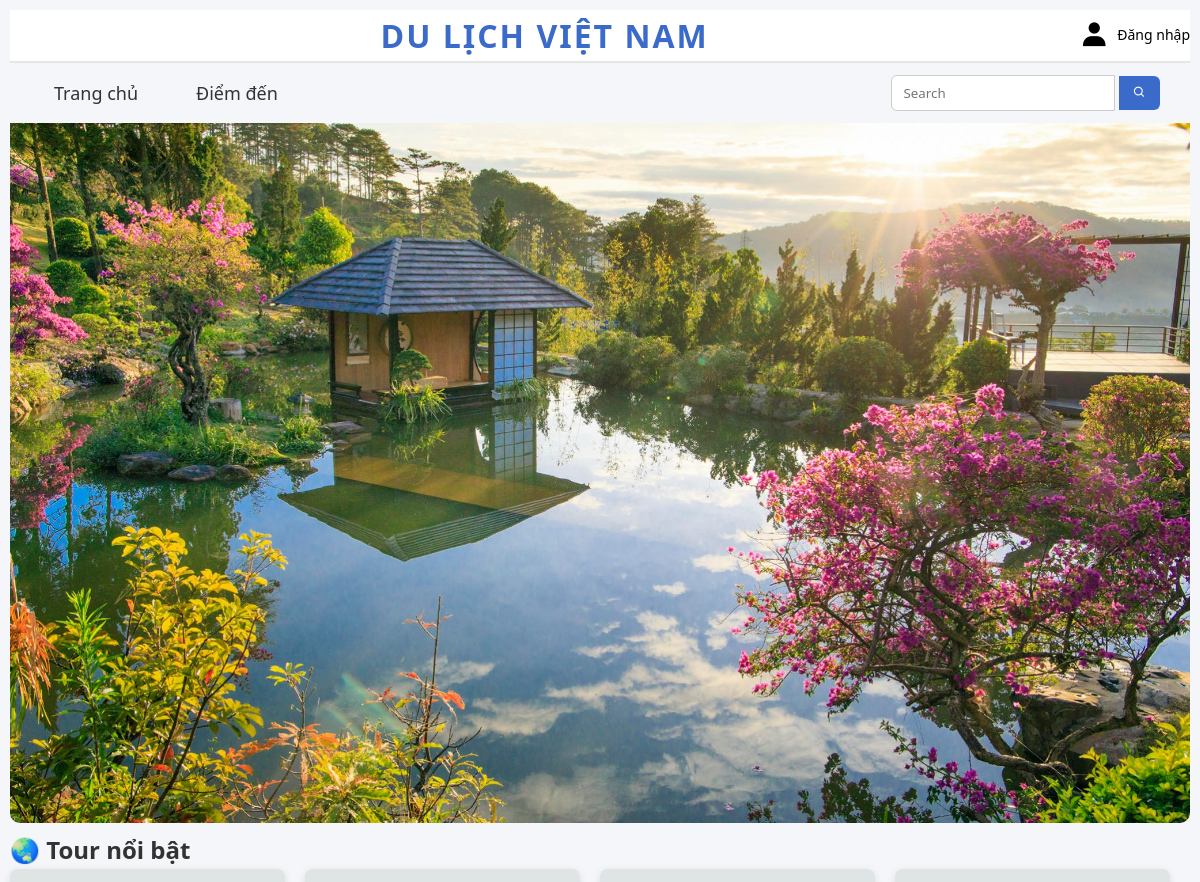
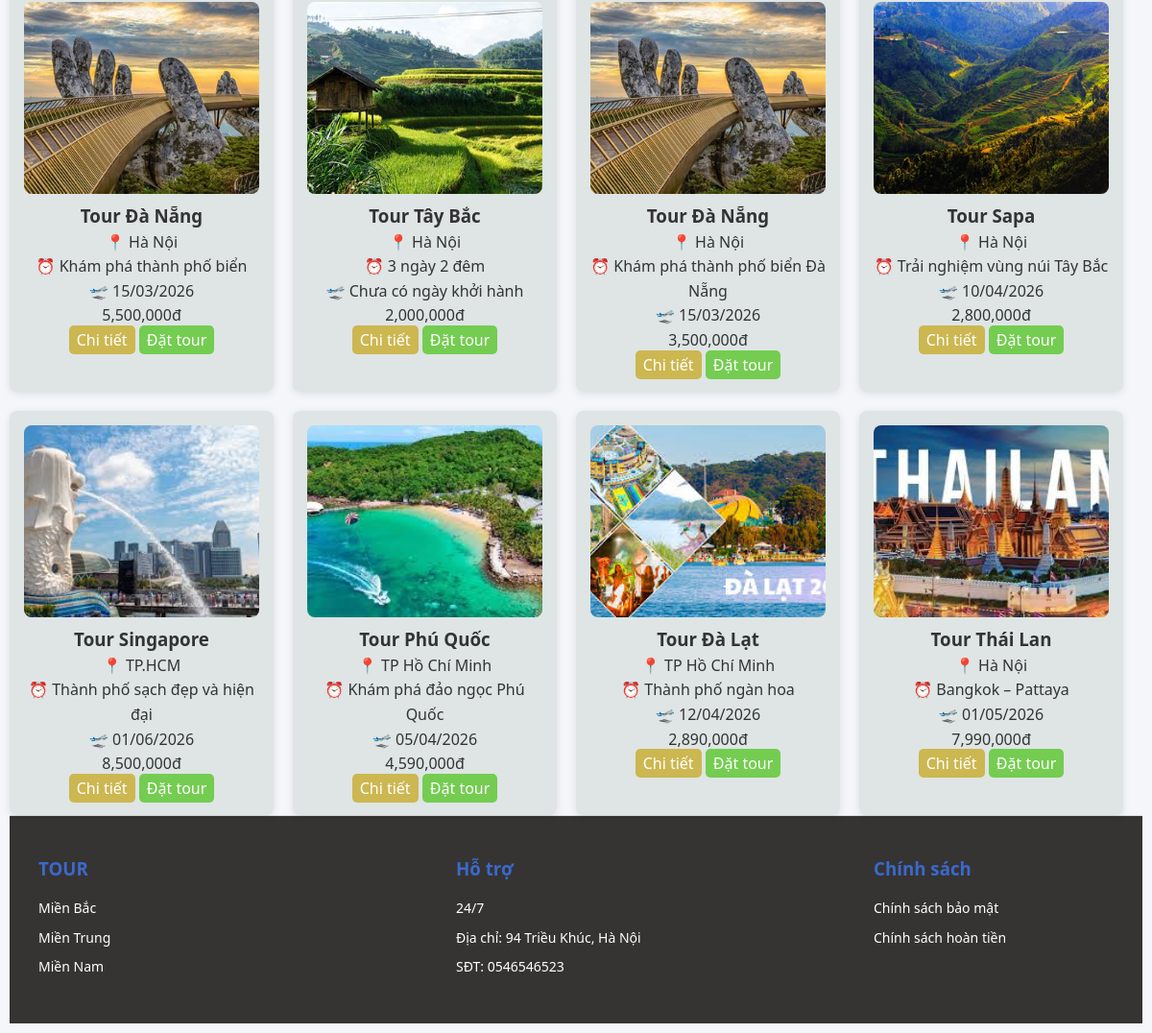
The page / on the database its author committed (2 pictures, top to bottom).
### tables this page shows
CREATE TABLE `tour` (
  `MaTour` int(11) NOT NULL,
  `MaLoai` varchar(50) DEFAULT NULL,
  `TenTour` varchar(100) NOT NULL,
  `TGTour` varchar(500) NOT NULL,
  `GiaTour` double DEFAULT NULL,
  `NoiDungTour` text NOT NULL,
  `AnhTour` text DEFAULT NULL,
  `NgayKhoiHanh` datetime DEFAULT NULL,
  `DiemKhoiHanh` varchar(100) DEFAULT NULL,
  `NgayThem` datetime NOT NULL
);

### app/controllers/HomeController.php (called while the page is built, shortened)
<?php
require_once __DIR__ . "/../models/Tour.php";
class HomeController {
    public function index() {
        $tours = Tour::getLimit(8);
        include __DIR__ . "/../views/home/home.php";
    }
}

### index.php (called while the page is built, shortened)
<?php
require_once __DIR__ . "/app/core/Router.php";
$router = new Router();
$router->get('/user/login','AdminController@loginForm');
$router->post('/login','AdminController@login');
$router->get('/dashboard','AdminController@dashboard');
$router->post('/user/register','AdminController@register');
$router->get('/logout','AdminController@logout');
$router->get('/profile','AdminController@profile');
$router->get('/home', 'AdminController@home');
$router->get('/admin','AdminController@admin');
$router->get('/user/register','UserController@registerForm');
$router->post('/user/register','UserController@register');
$router->get('/user/edit-profile', 'UserController@editProfile');
$router->post('/user/update-profile', 'UserController@updateProfile');
$router->get('/user/manage', 'UserController@manage');
$router->get('/user/add', 'UserController@add');
$router->post('/user/add', 'UserController@add');
$router->get('/user/edit', 'UserController@editForm');
$router->post('/user/update', 'UserController@update');
$router->post('/user/delete', 'UserController@delete');
$router->get('/user/import', 'UserController@import');
$router->post('/user/import', 'UserController@import');
$router->get('/user/export', 'UserController@export');
$router->get('/', 'HomeController@index');
$router->get('/search', 'HomeController@search');
$router->get('/tour','TourController@index');
$router->get('/detail','TourController@detail');
$router->get('/tour/manage','TourController@manage');
$router->get('/booking/form', 'BookingController@form');
$router->post('/booking/create', 'BookingController@createBooking');
$router->post('/booking/update', 'BookingController@updateBooking');
$router->post('/booking/cancel', 'BookingController@cancelBooking');
$router->post('/booking/cancelhome', 'BookingController@cancelAndGoHome');
$router->post('/booking/delete', 'BookingController@delete');
$router->get('/booking/history', 'BookingController@history');
$router->get('/booking/userHistory', 'BookingController@userHistory');
$router->get('/booking/manage', 'BookingController@manage');
$router->get('/booking/export', 'BookingController@export');
$router->get('/booking/edit', 'BookingController@editForm');
$router->get('/booking/detail', 'BookingController@detail');
$router->get('/booking/success', 'BookingController@success');
$router->get('/booking/successEdit', 'BookingController@successEdit');
$router->get('/comment/admin', 'CommentController@admin');
$router->post('/comment/add', 'CommentController@add');
$router->post('/comment/delete', 'CommentController@delete');
$router->post('/comment/deleteAdmin', 'CommentController@deleteAdmin');
$router->get('/comment/list', 'CommentController@list');
$router->get('/comment/search', 'CommentController@searchByTour');
$router->post('/comment/approveAdmin','CommentController@approveAdmin');
$router->run();

### app/models/Tour.php (called while the page is built, shortened)
<?php
class Tour
{
    public static function getLimit($limit = 8) {
        $db = Database::getConnection();
        $sql = "SELECT * FROM TOUR ORDER BY MaTour ASC LIMIT ?";
        $stmt = $db->prepare($sql);
        $stmt->bind_param("i", $limit);
        $stmt->execute();
        return $stmt->get_result();
    }
}

### app/views/home/home.php (the view, shortened to what this page needs)
<!DOCTYPE html>
<html lang="en">
<head>
   <link rel="stylesheet" href="/webdulich/public/css/home.css">
   <link href='https://unpkg.com/boxicons@2.1.4/css/boxicons.min.css' rel='stylesheet'>
</head>
<body>
   <div class="admin">
      <?php if (isset($_SESSION['user'])): ?>
         <div class="dropdown">
            <a href="#" class="dropdown-toggle">
               <i class='bx bxs-user'></i>
               <?= htmlspecialchars($_SESSION['user']['Username']) ?>
            </a>
            <div class="dropdown-menu">
               <?php if (isset($_SESSION['user'])): ?>
                  <a href="/webdulich/booking/userHistory">Lịch sử đặt tour</a>
               <?php endif; ?>
               <a href="/webdulich/profile">Thông tin cá nhân</a>
               <a href="/webdulich/logout">Đăng xuất</a>
            </div>
         </div>
      <?php else: ?>
         <i class='bx bxs-user' style="color:black"></i>
         <p><a href="/webdulich/user/login" style="color:black">Đăng nhập</a></p>
      <?php endif; ?>
   </div>
   <div class="logo">
      <h1>DU LỊCH VIỆT NAM </h1>
   </div>
   <div class="container">
      <div id="divLeft">
         <ul>
            <li><a href="/webdulich/">Trang chủ</a> </li>
            <li><a href="/webdulich/tour"> Điểm đến </a></li>
         </ul>
      </div>
      <div id="divRight">
         <form action="/webdulich/search" method="GET">
            <input type="text" name="keyword" id="txtSearch" placeholder="Search">
            <button type="submit" id="btnsearch">
               <i class='bx bx-search'></i>
            </button>
         </form>
      </div>
   </div>
   <div class="banner" id="home">
      <img src="/webdulich/public/images/images/dalat.1.jpg" alt="sp">
   </div>
   <?php if (!empty($_GET['keyword'])): ?>
      <h2 class="title">🔍 Kết quả tìm kiếm cho: <?= htmlspecialchars($_GET['keyword']) ?></h2>
   <?php else: ?>
      <h2 class="title">🌏 Tour nổi bật</h2>
   <?php endif; ?>
   <div class="tour-grid">
      <?php while ($tour = $tours->fetch_assoc()): ?>
         <?php
         $images = explode(",", $tour['AnhTour']);
         $firstImage = trim($images[0]);
         ?>
         <div class="tour-card">
            <img src="/webdulich/public/images/images/<?= $firstImage ?>" alt="<?= $tour['TenTour'] ?>">
            <div class="tour-info">
               <h3><?= htmlspecialchars($tour['TenTour']) ?></h3>
               <p>📍 <?= htmlspecialchars($tour['DiemKhoiHanh']) ?></p>
               <p>⏰ <?= htmlspecialchars($tour['TGTour']) ?></p>
               <p>🛫
                  <?= !empty($tour['NgayKhoiHanh'])
                     ? date('d/m/Y', strtotime($tour['NgayKhoiHanh']))
                     : 'Chưa có ngày khởi hành' ?>
               </p>
               <div class="price"><?= number_format($tour['GiaTour']) ?>đ</div>
            </div>
            <a class="btn" href="/webdulich/detail?id=<?= $tour['MaTour'] ?>">Chi tiết</a>
            <a class="btn btn-book" href="/webdulich/booking/form?tour_id=<?= $tour['MaTour'] ?>">Đặt tour</a>
         </div>
      <?php endwhile; ?>
   </div>
   <div class="footer-info">
      <div class="container info-row">
         <div class="info">
            <h3>TOUR</h3>
            <p>Miền Bắc</p>
            <p>Miền Trung</p>
            <p>Miền Nam</p>
         </div>
         <div class="info">
            <h3>Hỗ trợ</h3>
            <p>24/7</p>
            <p>Địa chỉ: 94 Triều Khúc, Hà Nội</p>
            <p>SĐT: 0546546523</p>
         </div>
         <div class="info">
            <h3>Chính sách</h3>
            <p>Chính sách bảo mật</p>
            <p>Chính sách hoàn tiền</p>
         </div>
      </div>
   </div>
</body>
</html>

### app/core/Router.php (shortened to what this page needs)
<?php
class Router {
    private $routes = [];
    public function get($path, $action) {
        $this->routes['GET'][$path] = $action;
    }
    public function post($path, $action) {
        $this->routes['POST'][$path] = $action;
    }
    public function run() {
        $method = $_SERVER['REQUEST_METHOD'];
        $uri = parse_url($_SERVER['REQUEST_URI'], PHP_URL_PATH);
        $base = '/webdulich';
        $path = str_replace($base, '', $uri);
        if (isset($this->routes[$method][$path])) {
            list($controller, $function) = explode('@', $this->routes[$method][$path]);
            $obj = new $controller();
            $obj->$function();
        } else {
            echo "404 - Không tìm thấy đường dẫn!";
        }
    }
}

### public/css/home.css (style rules this page uses)
* { margin: 0; padding: 0; box-sizing: border-box; font-family: 'Segoe UI', Tahoma, sans-serif; }
body { background-color: #f4f6f9; color: #333; line-height: 1.6; padding: 10px; }
.container { max-width: 1200px; margin: auto; padding: 0 30px; }
.admin { float: right; display: flex; align-items: center; height: 50px; gap: 8px; }
.admin i { color: black; font-size: 30px; }
.admin a { color: white; text-decoration: none; font-size: 14px; }
.logo { text-align: center; background: white; border-bottom: 2px solid #e5e5e5; }
.logo h1 { color: #3A6ACA; letter-spacing: 2px; }
#divLeft, #divRight { height: 60px; display: flex; align-items: center; }
#divLeft { width: 70%; float: left; }
#divRight { width: 30%; float: left; justify-content: flex-end; }
#divLeft ul { list-style: none; display: flex; gap: 30px; }
#divLeft ul li a { text-decoration: none; color: #333; font-size: 18px; padding: 8px 14px; border-radius: 6px; transition: 0.3s; }
#txtSearch { padding: 8px 12px; border: 1px solid #ccc; border-radius: 6px 0 0 6px; outline: none; }
#btnsearch { background-color: #3A6ACA; border: none; padding: 8px 14px; color: white; border-radius: 0 6px 6px 0; cursor: pointer; }
.banner img { width: 100%; max-height: 700px; object-fit: cover; border-radius: 0 0 10px 10px; }
.tour-card { flex: 0 0 calc(25% - 20px); border-radius: 12px; overflow: hidden; text-align: center; box-shadow: 0 4px 10px rgba(0,0,0,0.1); transition: 0.3s; padding: 15px; }
.tour-grid { display: flex; flex-wrap: wrap; gap: 20px; justify-content: flex-start; }
.tour-card { flex: 0 0 calc(25% - 20px); background: #dee5e4; border-radius: 8px; box-shadow: 0 2px 8px rgba(0,0,0,0.1); overflow: hidden; }
.tour-card img { width: 100%; height: 200px; border-radius: 8px; object-fit: cover; }
.footer-info { background:rgb(54, 51, 51); padding: 40px 0; border-top: 1px solid #ddd; }
.info-row { display: flex; justify-content: space-between; flex-wrap: wrap; }
.info { width: 250px; }
.info h3 { margin-bottom: 15px; color: #3A6ACA; }
.info p { font-size: 14px; margin-bottom: 8px; color:white; }
.btn { text-decoration: none; background-color: rgb(204, 183, 81); color:white; border-radius: 5px; padding: 4px 8px; }
.btn-book { background-color: rgb(116, 204, 81); }

### rows shown on the page
tour: AnhTour (picture), TenTour "Tour Đà Nẵng", DiemKhoiHanh "Hà Nội", TGTour "Khám phá thành phố biển", NgayKhoiHanh "15/03/2026", GiaTour "5,500,000"
tour: AnhTour (picture), TenTour "Tour Tây Bắc", DiemKhoiHanh "Hà Nội", TGTour "3 ngày 2 đêm", shows "Chưa có ngày khởi hành", GiaTour "2,000,000"
tour: AnhTour (picture), TenTour "Tour Đà Nẵng", DiemKhoiHanh "Hà Nội", TGTour "Khám phá thành phố biển Đà Nẵng", NgayKhoiHanh "15/03/2026", GiaTour "3,500,000"
tour: AnhTour (picture), TenTour "Tour Sapa", DiemKhoiHanh "Hà Nội", TGTour "Trải nghiệm vùng núi Tây Bắc", NgayKhoiHanh "10/04/2026", GiaTour "2,800,000"
tour: AnhTour (picture), TenTour "Tour Singapore", DiemKhoiHanh "TP.HCM", TGTour "Thành phố sạch đẹp và hiện đại", NgayKhoiHanh "01/06/2026", GiaTour "8,500,000"
tour: AnhTour (picture), TenTour "Tour Phú Quốc", DiemKhoiHanh "TP Hồ Chí Minh", TGTour "Khám phá đảo ngọc Phú Quốc", NgayKhoiHanh "05/04/2026", GiaTour "4,590,000"
tour: AnhTour (picture), TenTour "Tour Đà Lạt", DiemKhoiHanh "TP Hồ Chí Minh", TGTour "Thành phố ngàn hoa", NgayKhoiHanh "12/04/2026", GiaTour "2,890,000"
tour: AnhTour (picture), TenTour "Tour Thái Lan", DiemKhoiHanh "Hà Nội", TGTour "Bangkok – Pattaya", NgayKhoiHanh "01/05/2026", GiaTour "7,990,000"
